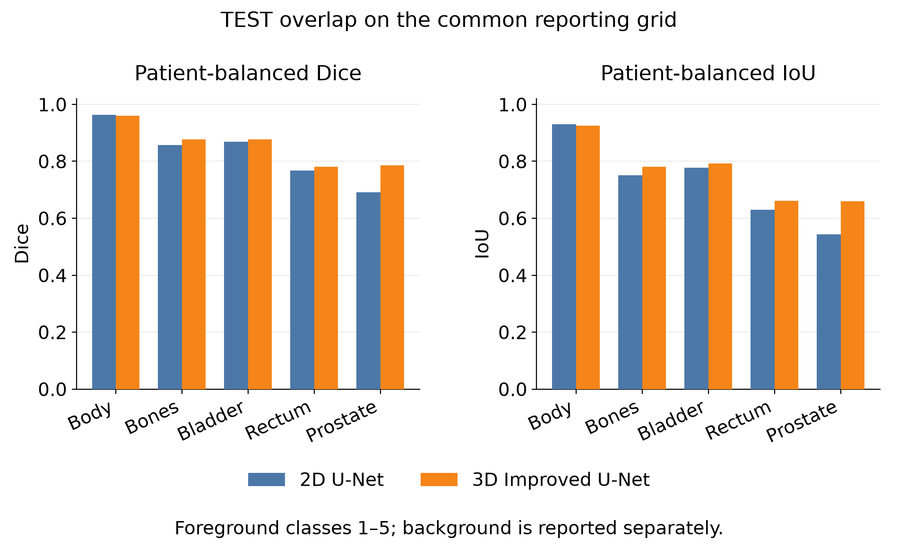
#> input picture recognition/ImprovedUNet3D_s4927782/figures/class_comparison.png, 898 x 548 px, shrunk from 1900 x 1160 before the run
$ python -i render_readme.py   (imports and definitions only)
#> lines starting #> are read from the running program, lines starting #| are printed output that depends on the picture
"""Render the saved Markdown report to a paginated, linked, readable PDF.

Supports H1-H4, paragraphs, emphasis, inline code/links, lists, fenced code,
local PNG/JPEG images, and GFM pipe tables. Source content is never modified.
The Markdown Contents block becomes a linked PDF contents table with page
numbers resolved across layout passes; the report body starts on a new page.
The feasibility review starts and ends on page boundaries, using the same
semantic content as the README. Use --draft while final submission review remains pending.
ReportLab and Pillow are document-generation dependencies, not model runtime.
"""
from __future__ import annotations

import argparse
from copy import copy
from hashlib import sha256
import html
import json
from pathlib import Path
import re
from urllib.parse import quote, unquote, urlsplit

from PIL import Image as PILImage
import reportlab
from reportlab.lib import colors
from reportlab.lib.enums import TA_LEFT, TA_RIGHT
from reportlab.lib.pagesizes import A4
from reportlab.lib.styles import ParagraphStyle
from reportlab.pdfbase import pdfmetrics
from reportlab.pdfbase.ttfonts import TTFont
from reportlab.platypus import (
    Flowable, Image, KeepTogether, PageBreak, Paragraph,
    SimpleDocTemplate, Spacer, Table, TableStyle,
)
from reportlab.platypus.tableofcontents import TableOfContents

PROJECT = Path(__file__).resolve().parents[1]
# [1 line that did not run here, left out]
MARGIN = 43
# [1 line that did not run here, left out]
# [1 line that did not run here, left out]
# [1 line that did not run here, left out]
# [1 line that did not run here, left out]
# [1 line that did not run here, left out]
LINK_BASE = "https://github.com/Jack-hithub/PatternAnalysis-2026/blob/topic-recognition/recognition/ImprovedUNet3D_s4927782/"
TOKEN = re.compile(r"(`[^`]+`|\[[^\]]+\]\([^\n)]+\)|https?://[^\s<>]+|\*\*[^*]+\*\*|(?<![\w/*])\*(?![\s*])[^*]+?(?<!\s)\*(?![\w/*]))")
BULLET = re.compile(r"^(\s*)([-+*]|\d+[.)])\s+(.*)$")
HEADING = re.compile(r"^(#{1,6})\s+(.*)$")
IMAGE = re.compile(r"^\s*!\[([^\]]*)\]\(([^)]+)\)\s*$")


# [78 lines left out: functions register_fonts, normalize, inline, styles, not called in this run]


class CodeBlock(Flowable):
    """Vector monospace snippets with safe visual wrapping and page splitting."""
    # [54 lines left out: functions __init__, wrap, split, draw, table_cells, not called in this run]


def table_separator(line):
    cells = table_cells(line)
    return bool(cells) and all(re.fullmatch(r":?-{2,}:?", cell) for cell in cells)


def visible(text):
    text = re.sub(r"\[([^\]]+)\]\([^)]+\)", r"\1", normalize(text))
    return re.sub(r"[*`]", "", text)


# [148 lines left out: functions make_table, make_image, markdown_story, not called in this run]


class ReportDoc(SimpleDocTemplate):
    # [22 lines left out: functions beforeDocument, afterFlowable, not called in this run]


def render(source, output, *, draft=False):
    source, output = Path(source).resolve(strict=True), Path(output).absolute()
    if source == output:
        raise ValueError("PDF output must not overwrite its Markdown source.")
    text = source.read_text(encoding="utf-8")
    mono = register_fonts()
    story = markdown_story(text, source.parent, mono)
    if draft:
        story.insert(0, Paragraph("WORKING DRAFT: final submission review pending", styles()["draft"]))
    output.parent.mkdir(parents=True, exist_ok=True)
    temporary = output.with_name(output.stem+".building.pdf")
    title = next((m.group(2) for line in text.splitlines() if (m := HEADING.match(line)) and len(m.group(1)) == 1), "HipMRI segmentation report")
    doc = ReportDoc(str(temporary), pagesize=A4,
                    leftMargin=MARGIN, rightMargin=MARGIN,
                    topMargin=52, bottomMargin=43,
                    title=title+(" - WORKING DRAFT" if draft else ""),
                    author="Baoxu Wang (s4927782)",
                    subject="COMP3710 HipMRI segmentation study", pageCompression=1)
    # [12 lines left out: function chrome, not called in this run]
    passes = doc.multiBuild(story, onFirstPage=chrome, onLaterPages=chrome)
    if not temporary.is_file() or not temporary.stat().st_size:
        raise ValueError("Report generation produced no readable file.")
    temporary.replace(output)
    return {"status": "rendered", "pages": len(doc.rendered_pages), "draft": draft,
            "contents": doc.contents_entries, "layout_passes": passes,
            "source_sha256": sha256(text.encode()).hexdigest(),
            "output": str(output), "bytes": output.stat().st_size,
            "output_sha256": sha256(output.read_bytes()).hexdigest()}


# [9 lines left out: function main, not called in this run]


# [2 lines not run here, left out]

>>> import cv2
>>> picture = cv2.imread('../figures/class_comparison.png', cv2.IMREAD_GRAYSCALE)
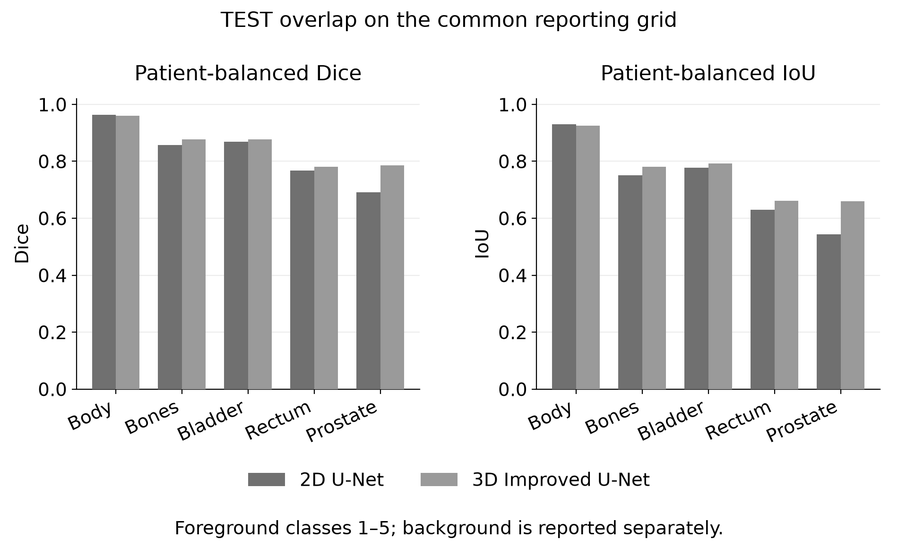
#> picture: shape (548, 898); min 0, max 255, mean 221.6
>>> result = render(picture, 'out.png')
#> (the run stopped early here; a loop or call above may not have finished)
